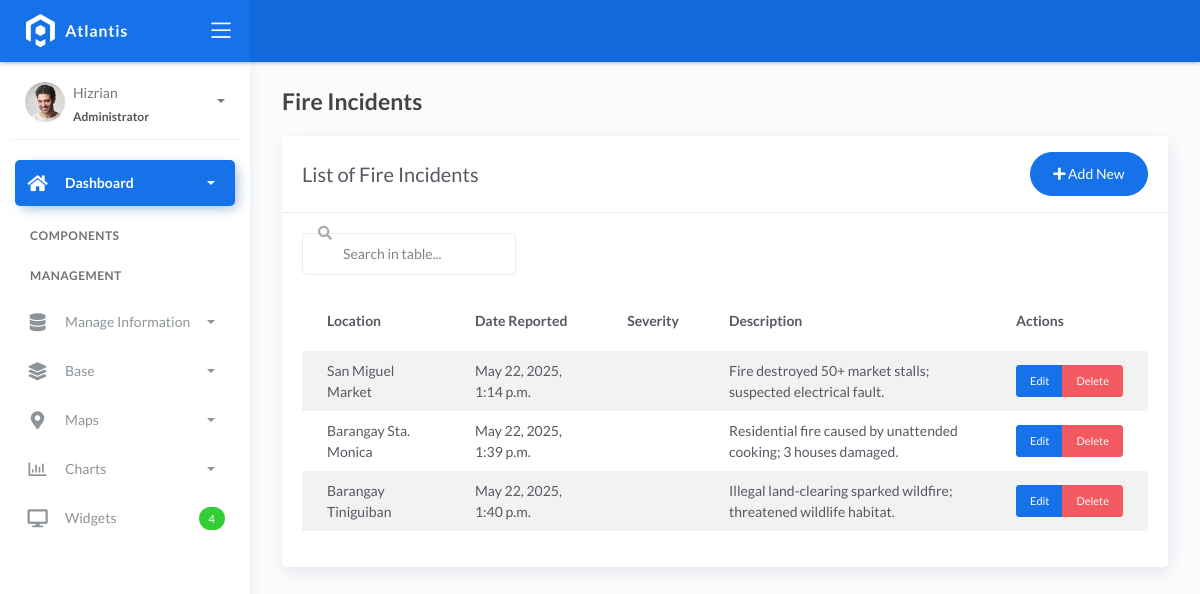
Page /incidents/ on the committed database.
### mainsite/models.py (models this page shows, shortened)
class FireIncident(models.Model):
    SEVERITY_CHOICES = [
        ('LOW', 'Low'),
        ('MEDIUM', 'Medium'),
        ('HIGH', 'High'),
        ('CRITICAL', 'Critical'),
    ]
    location = models.ForeignKey(Location, on_delete=models.CASCADE)
    date_reported = models.DateTimeField(auto_now_add=True)
    severity = models.CharField(max_length=10, choices=SEVERITY_CHOICES)
    description = models.TextField()
    weather_condition = models.ForeignKey(WeatherCondition, on_delete=models.SET_NULL, null=True)
    responding_station = models.ForeignKey(FireStation, on_delete=models.SET_NULL, null=True)

class Location(models.Model):
    address = models.CharField(max_length=200)
    latitude = models.DecimalField(max_digits=9, decimal_places=6)
    longitude = models.DecimalField(max_digits=9, decimal_places=6)
    def __str__(self):
        return self.address

### mainsite/views.py (the view)
# urls.py: path('incidents/', views.incident_list, name='incident-list'),
def incident_list(request):
    incidents = FireIncident.objects.all()
    return render(request, 'management/incident_list.html', {'incidents': incidents})

### templates/management/incident_list.html
{% extends 'management/base_list.html' %}
{% block page_title %}Fire Incidents{% endblock %}
{% block list_title %}List of Fire Incidents{% endblock %}
{% block add_url %}{% url 'incident-add' %}{% endblock %}
{% block table_content %}
<thead>
    <tr>
        <th>Location</th>
        <th>Date Reported</th>
        <th>Severity</th>
        <th>Description</th>
        <th>Actions</th>
    </tr>
</thead>
<tbody>
    {% for incident in incidents %}
    <tr>
        <td>{{ incident.location }}</td>
        <td>{{ incident.date_reported }}</td>
        <td>{{ incident.severity }}</td>
        <td>{{ incident.description }}</td>
        <td>
            <div class="btn-group" role="group">
                <a href="{% url 'incident-edit' incident.pk %}" class="btn btn-primary btn-sm">Edit</a>
                <a href="{% url 'incident-delete' incident.pk %}" class="btn btn-danger btn-sm">Delete</a>
            </div>
        </td>
    </tr>
    {% endfor %}
</tbody>
{% endblock %}

### rows in the picture
FireIncident: location "San Miguel Market", date_reported "May 22, 2025, 1:14 p.m.", description "Fire destroyed 50+ market stalls; suspected electrical fault."
FireIncident: location "Barangay Sta. Monica", date_reported "May 22, 2025, 1:39 p.m.", description "Residential fire caused by unattended cooking; 3 houses damaged."
FireIncident: location "Barangay Tiniguiban", date_reported "May 22, 2025, 1:40 p.m.", description "Illegal land-clearing sparked wildfire; threatened wildlife habitat."
